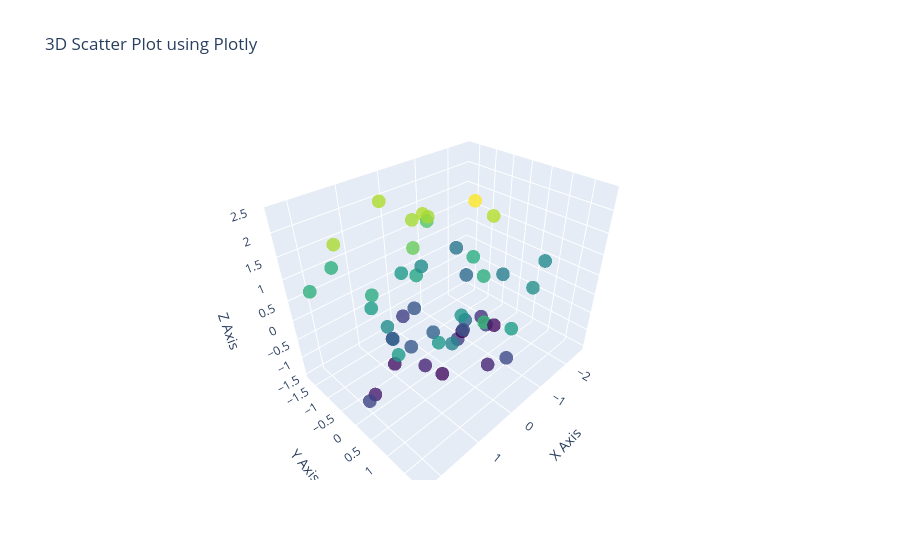

Source (notebook cell):
### Markdown cell above
[13.]  Create a 3D scatter plot using Plotly.

### Code cell
import plotly.graph_objects as go
import numpy as np

# Generate random data for the plot
np.random.seed(0)
x = np.random.randn(50)
y = np.random.randn(50)
z = np.random.randn(50)

# Create a 3D scatter plot
fig = go.Figure(data=[go.Scatter3d(
    x=x,
    y=y,
    z=z,
    mode='markers',
    marker=dict(
        size=8,
        color=z,             # Color by z value
        colorscale='Viridis',
        opacity=0.8
    )
)])

fig.update_layout(
    title='3D Scatter Plot using Plotly',
    scene=dict(
        xaxis_title='X Axis',
        yaxis_title='Y Axis',
        zaxis_title='Z Axis'
    )
)

fig.show()
